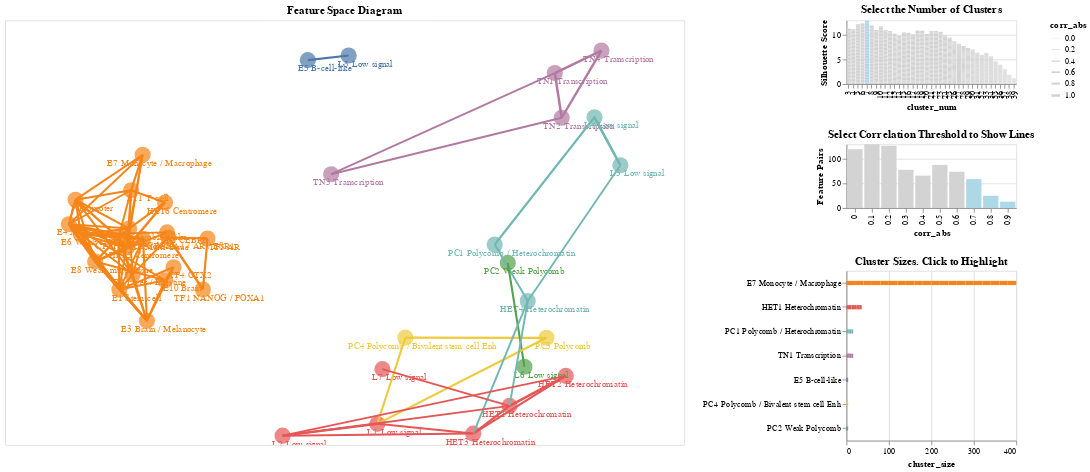

Notebook cell for this chart:
### Code cell
# call function and render chart
feature_space_diagram(alt_data2)

### Figure 1 — Vega-Lite specification as saved in the notebook (floating-point values rounded to 4 significant figures; data arrays with more than 128 entries replaced by an {"elided": "..."} marker saying what was removed)
{"config": {"view": {"continuousWidth": 400, "continuousHeight": 300}}, "hconcat": [{"layer": [{"mark": "circle", "encoding": {"size": {"type": "quantitative", "field": "target_corr", "legend": null, "scale": {"domain": [0, 1]}}}, "selection": {"selector002": {"type": "single", "fields": ["cluster_num"], "init": {"cluster_num": 7.0}}, "selector004": {"type": "interval", "bind": "scales", "encodings": ["x", "y"]}}, "transform": [{"calculate": "((selector002.cluster_num + ':') + datum.feature)", "as": "key"}, {"lookup": "key", "from": {"data": {"name": "data-a84701d27073da710d7324f7acb0ccb9"}, "key": "key", "fields": ["cluster_size", "cluster"]}}]}, {"mark": {"type": "text", "dx": 20, "dy": 10}, "encoding": {"text": {"type": "nominal", "field": "feature"}}, "transform": [{"calculate": "((selector002.cluster_num + ':') + datum.feature)", "as": "key"}, {"lookup": "key", "from": {"data": {"name": "data-a84701d27073da710d7324f7acb0ccb9"}, "key": "key", "fields": ["cluster_size", "cluster"]}}]}, {"data": {"name": "data-9909ad98c740497e9cc53c2aa1bf2cb4"}, "mark": "line", "encoding": {"detail": {"type": "nominal", "field": "key"}, "strokeWidth": {"type": "quantitative", "field": "corr_abs", "scale": {"domain": [0, 1], "range": [0.3, 3]}}}, "transform": [{"filter": "(datum.corr_abs >= selector001.corr_abs)"}, {"calculate": "((selector002.cluster_num + ':') + datum.feature)", "as": "key"}, {"lookup": "key", "from": {"data": {"name": "data-a84701d27073da710d7324f7acb0ccb9"}, "key": "key", "fields": ["cluster_size", "cluster"]}}]}], "data": {"name": "data-56f19b0d67bef4e37ac726c0cbf33b57"}, "encoding": {"color": {"condition": {"type": "nominal", "field": "cluster", "legend": null, "selection": "selector003"}, "value": "lightgray"}, "x": {"type": "quantitative", "axis": null, "field": "X"}, "y": {"type": "quantitative", "axis": null, "field": "Y"}}, "height": 500, "title": "Feature Space Diagram", "width": 800}, {"vconcat": [{"data": {"name": "data-a84701d27073da710d7324f7acb0ccb9"}, "mark": "bar", "encoding": {"color": {"condition": {"value": "lightblue", "selection": "selector002"}, "value": "lightgray"}, "x": {"type": "ordinal", "field": "cluster_num"}, "y": {"type": "quantitative", "field": "silhouette_score", "title": "Silhouette Score"}}, "height": 75, "selection": {"selector002": {"type": "single", "fields": ["cluster_num"], "init": {"cluster_num": 7.0}}}, "title": "Select the Number of Clusters", "width": 200}, {"data": {"name": "data-c66752e93bbca8641714c2a57a1a6ecd"}, "mark": "bar", "encoding": {"color": {"condition": {"value": "lightblue", "test": "(datum.corr_abs >= selector001.corr_abs)"}, "value": "lightgray"}, "x": {"type": "ordinal", "field": "corr_abs"}, "y": {"type": "quantitative", "axis": {"labelAngle": 0, "title": "Feature Pairs"}, "field": "Count"}}, "height": 75, "selection": {"selector001": {"type": "single", "fields": ["corr_abs"], "init": {"corr_abs": 0.7}}}, "title": "Select Correlation Threshold to Show Lines", "width": 200}, {"data": {"name": "data-a84701d27073da710d7324f7acb0ccb9"}, "mark": {"type": "bar", "size": 5}, "encoding": {"color": {"type": "nominal", "field": "cluster", "legend": null}, "x": {"type": "quantitative", "field": "cluster_size"}, "y": {"type": "nominal", "field": "cluster", "sort": {"field": "cluster_size", "order": "descending"}, "title": null}}, "height": 200, "selection": {"selector003": {"type": "single", "fields": ["cluster"]}}, "title": "Cluster Sizes. Click to Highlight", "transform": [{"filter": "((datum.cluster_num >= selector002.cluster_num) && (datum.cluster_num <= selector002.cluster_num))"}], "width": 200}]}], "$schema": "https://vega.github.io/schema/vega-lite/v4.8.1.json", "datasets": {"data-56f19b0d67bef4e37ac726c0cbf33b57": [{"index": 0, "feature": "E5 B-cell-like", "X": 0.005681, "Y": 1.157, "target_corr": 1}, {"index": 1, "feature": "E7 Monocyte / Macrophage", "X": -1.088, "Y": 0.5772, "target_corr": 1}, {"index": 2, "feature": "E11 T-cell", "X": -1.165, "Y": 0.3597, "target_corr": 1}, {"index": 3, "feature": "E12 Erythroblast-like", "X": -1.178, "Y": 0.1248, "target_corr": 1}, {"index": 4, "feature": "E1 Stem cell", "X": -1.242, "Y": -0.2489, "target_corr": 1}, {"index": 5, "feature": "E10 Brain", "X": -0.9394, "Y": -0.1919, "target_corr": 1}, {"index": 6, "feature": "E3 Brain / Melanocyte", "X": -1.06, "Y": -0.4398, "target_corr": 1}, {"index": 7, "feature": "E9 Liver / Intestine", "X": -1.154, "Y": -0.1561, "target_corr": 1}, {"index": 8, "feature": "E2 Multi-tissue", "X": -1.086, "Y": 0.06178, "target_corr": 1}, {"index": 9, "feature": "E4 Multi-tissue", "X": -1.578, "Y": 0.1513, "target_corr": 1}, {"index": 10, "feature": "E8 Weak multi-tissue", "X": -1.404, "Y": -0.07713, "target_corr": 1}, {"index": 11, "feature": "E6 Weak epithelial", "X": -1.499, "Y": 0.09043, "target_corr": 1}, {"index": 12, "feature": "CTCF CTCF-Cohesin", "X": -1.248, "Y": 0.06947, "target_corr": 1}, {"index": 13, "feature": "P Promoter", "X": -1.533, "Y": 0.3017, "target_corr": 1}, {"index": 14, "feature": "PC4 Polycomb / Bivalent stem cell Enh", "X": 0.6519, "Y": -0.5429, "target_corr": 1}, {"index": 15, "feature": "PC1 Polycomb / Heterochromatin", "X": 1.244, "Y": 0.02728, "target_corr": 1}, {"index": 16, "feature": "PC2 Weak Polycomb", "X": 1.331, "Y": -0.08544, "target_corr": 1}, {"index": 17, "feature": "PC3 Polycomb", "X": 1.587, "Y": -0.544, "target_corr": 1}, {"index": 18, "feature": "HET1 Heterochromatin", "X": 1.342, "Y": -0.961, "target_corr": 1}, {"index": 19, "feature": "HET2 Heterochromatin", "X": 1.715, "Y": -0.7776, "target_corr": 1}, {"index": 20, "feature": "HET3 Heterochromatin", "X": 1.102, "Y": -1.131, "target_corr": 1}, {"index": 21, "feature": "HET4 Heterochromatin", "X": 1.463, "Y": -0.3188, "target_corr": 1}, {"index": 22, "feature": "HET5 Centromere", "X": -1.192, "Y": 0.009275, "target_corr": 1}, {"index": 23, "feature": "HET6 Centromere", "X": -0.9403, "Y": 0.2846, "target_corr": 1}, {"index": 24, "feature": "TN1 Transcription", "X": 1.642, "Y": 1.077, "target_corr": 1}, {"index": 25, "feature": "TN2 Transcription", "X": 1.688, "Y": 0.8035, "target_corr": 1}, {"index": 26, "feature": "TN3 Transcription", "X": 0.1602, "Y": 0.4577, "target_corr": 1}, {"index": 27, "feature": "TN4 Transcription", "X": 1.951, "Y": 1.215, "target_corr": 1}, {"index": 28, "feature": "TF5 AR", "X": -0.6587, "Y": 0.06378, "target_corr": 1}, {"index": 29, "feature": "TF3 FOXA1 / AR / ESR1", "X": -0.9183, "Y": 0.0702, "target_corr": 1}, {"index": 30, "feature": "TF2 CEBPB", "X": -0.927, "Y": 0.1016, "target_corr": 1}, {"index": 31, "feature": "TF4 OTX2", "X": -0.8837, "Y": -0.112, "target_corr": 1}, {"index": 32, "feature": "TF1 NANOG / FOXA1", "X": -0.6892, "Y": -0.2481, "target_corr": 1}, {"index": 33, "feature": "L3 Low signal", "X": 2.076, "Y": 0.5127, "target_corr": 1}, {"index": 34, "feature": "L4 Low signal", "X": 1.905, "Y": 0.8063, "target_corr": 1}, {"index": 35, "feature": "L5 Low signal", "X": 0.2763, "Y": 1.185, "target_corr": 1}, {"index": 36, "feature": "L6 Low signal", "X": 1.441, "Y": -0.7214, "target_corr": 1}, {"index": 37, "feature": "L7 Low signal", "X": 0.4998, "Y": -0.736, "target_corr": 1}, {"index": 38, "feature": "L1 Low signal", "X": 0.466, "Y": -1.071, "target_corr": 1}, {"index": 39, "feature": "L2 Low signal", "X": -0.1614, "Y": -1.144, "target_corr": 1}], "data-a84701d27073da710d7324f7acb0ccb9": {"elided": "1480 records"}, "data-9909ad98c740497e9cc53c2aa1bf2cb4": {"elided": "1560 records"}, "data-c66752e93bbca8641714c2a57a1a6ecd": [{"corr_abs": 0.0, "Count": 120}, {"corr_abs": 0.1, "Count": 130}, {"corr_abs": 0.2, "Count": 127}, {"corr_abs": 0.3, "Count": 78}, {"corr_abs": 0.4, "Count": 66}, {"corr_abs": 0.5, "Count": 88}, {"corr_abs": 0.6, "Count": 74}, {"corr_abs": 0.7, "Count": 59}, {"corr_abs": 0.8, "Count": 25}, {"corr_abs": 0.9, "Count": 13}]}}
